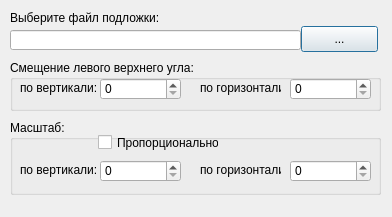
<ui version="4.0" >
 <class>Dialog</class>
 <widget class="QDialog" name="Dialog" >
  <property name="geometry" >
   <rect>
    <x>0</x>
    <y>0</y>
    <width>392</width>
    <height>217</height>
   </rect>
  </property>
  <property name="windowTitle" >
   <string>Данные подложки</string>
  </property>
  <property name="sizeGripEnabled" >
   <bool>false</bool>
  </property>
  <widget class="QLabel" name="label" >
   <property name="geometry" >
    <rect>
     <x>10</x>
     <y>10</y>
     <width>201</width>
     <height>16</height>
    </rect>
   </property>
   <property name="text" >
    <string>Выберите файл подложки:</string>
   </property>
  </widget>
  <widget class="QLineEdit" name="lineEdit" >
   <property name="geometry" >
    <rect>
     <x>10</x>
     <y>30</y>
     <width>291</width>
     <height>20</height>
    </rect>
   </property>
  </widget>
  <widget class="QPushButton" name="pushButton" >
   <property name="geometry" >
    <rect>
     <x>301</x>
     <y>26</y>
     <width>77</width>
     <height>26</height>
    </rect>
   </property>
   <property name="text" >
    <string>...</string>
   </property>
  </widget>
  <widget class="QGroupBox" name="groupBox" >
   <property name="geometry" >
    <rect>
     <x>10</x>
     <y>60</y>
     <width>371</width>
     <height>51</height>
    </rect>
   </property>
   <property name="title" >
    <string>Смещение левого верхнего угла:</string>
   </property>
   <widget class="QSpinBox" name="spinBox" >
    <property name="geometry" >
     <rect>
      <x>90</x>
      <y>18</y>
      <width>81</width>
      <height>22</height>
     </rect>
    </property>
   </widget>
   <widget class="QLabel" name="label_2" >
    <property name="geometry" >
     <rect>
      <x>10</x>
      <y>20</y>
      <width>81</width>
      <height>16</height>
     </rect>
    </property>
    <property name="text" >
     <string>по вертикали:</string>
    </property>
   </widget>
   <widget class="QSpinBox" name="spinBox_2" >
    <property name="geometry" >
     <rect>
      <x>280</x>
      <y>18</y>
      <width>81</width>
      <height>22</height>
     </rect>
    </property>
   </widget>
   <widget class="QLabel" name="label_3" >
    <property name="geometry" >
     <rect>
      <x>190</x>
      <y>20</y>
      <width>81</width>
      <height>16</height>
     </rect>
    </property>
    <property name="text" >
     <string>по горизонтали:</string>
    </property>
   </widget>
  </widget>
  <widget class="QGroupBox" name="groupBox_2" >
   <property name="geometry" >
    <rect>
     <x>10</x>
     <y>120</y>
     <width>371</width>
     <height>75</height>
    </rect>
   </property>
   <property name="title" >
    <string>Масштаб:</string>
   </property>
   <widget class="QSpinBox" name="spinBox_3" >
    <property name="geometry" >
     <rect>
      <x>90</x>
      <y>40</y>
      <width>81</width>
      <height>22</height>
     </rect>
    </property>
   </widget>
   <widget class="QLabel" name="label_4" >
    <property name="geometry" >
     <rect>
      <x>10</x>
      <y>42</y>
      <width>81</width>
      <height>16</height>
     </rect>
    </property>
    <property name="text" >
     <string>по вертикали:</string>
    </property>
   </widget>
   <widget class="QSpinBox" name="spinBox_4" >
    <property name="geometry" >
     <rect>
      <x>280</x>
      <y>40</y>
      <width>81</width>
      <height>22</height>
     </rect>
    </property>
   </widget>
   <widget class="QLabel" name="label_5" >
    <property name="geometry" >
     <rect>
      <x>190</x>
      <y>42</y>
      <width>81</width>
      <height>16</height>
     </rect>
    </property>
    <property name="text" >
     <string>по горизонтали:</string>
    </property>
   </widget>
   <widget class="QCheckBox" name="checkBox" >
    <property name="geometry" >
     <rect>
      <x>88</x>
      <y>13</y>
      <width>121</width>
      <height>19</height>
     </rect>
    </property>
    <property name="text" >
     <string>Пропорционально</string>
    </property>
   </widget>
  </widget>
 </widget>
 <includes/>
 <resources/>
 <connections/>
</ui>
